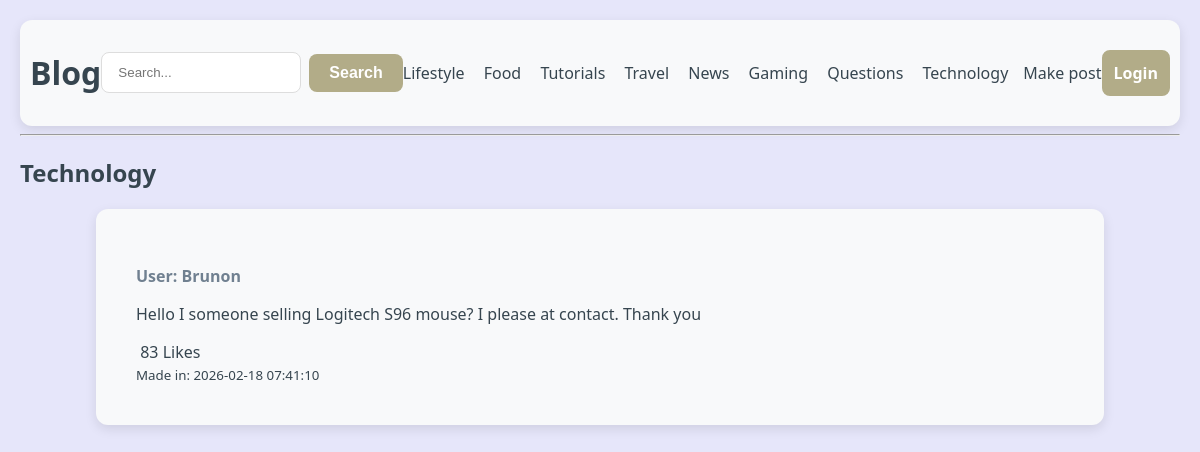
/technology, run on the app's committed database.
### tables this page shows
CREATE TABLE sections (id INTEGER PRIMARY KEY AUTOINCREMENT, name TEXT UNIQUE NOT NULL, slug TEXT UNIQUE NOT NULL);

CREATE TABLE posts (id INTEGER PRIMARY KEY AUTOINCREMENT, name TEXT NOT NULL, text TEXT NOT NULL, image TEXT, section_id INTEGER, likes INTEGER DEFAULT 0, created_at DATETIME DEFAULT CURRENT_TIMESTAMP, FOREIGN KEY (section_id) REFERENCES sections(id));

### main.py (the view)
@app.route('/<section_slug>')
def section_page(section_slug):
    display_name = session.get("login_name", "Login")
    sections = get_blog_sections()
    section = get_section_by_slug(section_slug)
    if not section:
        return "404 Not Found", 404
    posts = get_section_posts(section["id"])
    return render_template('section.html',sections=sections , section=section, posts=posts, name=display_name)

### db.py (called while the page is built)
def get_db():
    conn = sqlite3.connect(DB_NAME)
    conn.row_factory = sqlite3.Row
    return conn

def get_blog_sections():
    with get_db() as db:
        sections = db.execute("SELECT * FROM sections").fetchall()
        return sections

def get_section_by_slug(section_slug):
    with get_db() as db:
        section = db.execute("SELECT * FROM sections WHERE slug = ?", (section_slug,)).fetchone()
        return section

def get_section_posts(section_id):
    with get_db() as db:
        posts = db.execute("SELECT * FROM posts WHERE section_id = ? ORDER BY created_at DESC", (section_id,)).fetchall()
        return posts

### templates/section.html (shortened to what this page needs)
{% extends "base.html" %}
{% block content %}
<h2>{{ section.name }}</h2>
{% for post in posts %}
    <div class="post">
        <div class="user_name_text">
            <p>User: {{ post.name }}</p>
        </div>
        <p>{{ post.text }}</p>
        <a href="{{ url_for('like_post', post_id=post.id) }}" class="url_btn">
            {{ post.likes }} Likes
        </a>
        <br>
        <small>Made in: {{ post.created_at }}</small>
    </div>
{% else %}
    <p>Sorry no posts in this category</p>
{% endfor %}
{% endblock %}

### templates/base.html (shortened to what this page needs)
<!DOCTYPE html>
<html lang="uk">
<head>
    <link rel="stylesheet" href="{{ url_for('static', filename='style.css') }}">
</head>
<body>
<header>
    <h1><a href="{{ url_for('index') }}" class="url_btn">Blog</a></h1>
    <form action="{{ url_for('index') }}" method="POST" class="search-form">
        <div class="search-group">
            <input type="text" name="input" placeholder="Search..." required>
            <button type="submit">Search</button>
        </div>
    </form>
    <nav>
        <div>
            {% for section in sections %}
                <a href="{{ url_for('section_page', section_slug=section.slug) }}" class="url_btn">
                    {{ section.name }}
                </a>
            {% endfor %}
        </div>
    </nav>
    <a href="{{ url_for('add_post') }}" class="url_btn">Make post</a>
    <a href="{{ url_for('register') }}" class="btn">{{ name }}</a>
</header>
<hr>
{% block content %}{% endblock %}
</body>
</html>

### static/style.css (style rules this page uses)
body { font-family: "Segoe UI", sans-serif; color: #36454F; max-width: 100%; margin: auto; padding: 20px; background-color: #E6E6FA; }
header { display: flex; justify-content: space-between; align-items: center; background-color: #F8F9FA; padding: 10px; border-radius: 12px; box-shadow: 0 4px 12px rgba(0, 0, 0, 0.1); }
.user_name_text { color: #708090; font-weight: bold; }
nav a { margin-right: 15px; text-decoration: none; color: #333; }
.post { color: #36454F; word-wrap: break-word; overflow-wrap: break-word; white-space: normal; background-color: #F8F9FA; padding: 40px; border-radius: 12px; box-shadow: 0 4px 12px rgba(0, 0, 0, 0.1); width: 80%; max-width: 1000px; margin-top: 20px; margin: auto; }
.url_btn { color: inherit; text-decoration: none; }
input[type=text], select { width: 100%; padding: 12px 16px; margin-bottom: 20px; display: block; border: 1.5px solid #ddd; border-radius: 8px; box-sizing: border-box; transition: border-color 0.3s ease; }
button[type=submit] { width: 50%; background-color: #B2AC88; color: white; padding: 14px; border: none; border-radius: 8px; font-size: 16px; font-weight: bold; cursor: pointer; transition: background-color 0.3s ease, transform 0.1s ease; }
.btn { text-decoration: none; width: 5%; background-color: #B2AC88; color: white; width: fit-content; border: 2px solid #B2AC88; padding: 10px; border-radius: 8px; font-size: 16px; font-weight: bold; cursor: pointer; transition: background-color 0.3s ease, transform 0.1s ease; }
.search-group { display: flex; gap: 8px; align-items: center; }
.search-group input[type=text] { margin-bottom: 0; width: 200px; }
.search-group button[type=submit] { width: auto; padding: 10px 20px; }

### data on the page
sections: name "Lifestyle"
sections: name "Food"
sections: name "Tutorials"
sections: name "Travel"
sections: name "News"
sections: name "Gaming"
sections: name "Questions"
sections: name "Technology"
posts: name "Brunon", text "Hello I someone selling Logitech S96 mouse? I please at contact. Thank you", likes "83", created_at "2026-02-18 07:41:10"

### other printed values
{{ name }} "Login"
